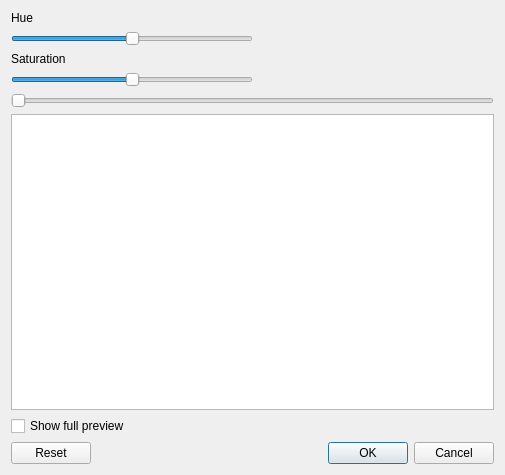
<?xml version="1.0" encoding="UTF-8"?>
<ui version="4.0">
 <class>hueDialog</class>
 <widget class="QDialog" name="hueDialog">
  <property name="geometry">
   <rect>
    <x>0</x>
    <y>0</y>
    <width>505</width>
    <height>475</height>
   </rect>
  </property>
  <property name="windowTitle">
   <string>Hue</string>
  </property>
  <layout class="QVBoxLayout" name="mainLayout">
   <item>
    <layout class="QHBoxLayout" name="horizontalLayoutSliders">
     <item>
      <layout class="QVBoxLayout" name="controlPanel">
       <property name="spacing">
        <number>6</number>
       </property>
       <property name="leftMargin">
        <number>0</number>
       </property>
       <property name="topMargin">
        <number>0</number>
       </property>
       <property name="rightMargin">
        <number>0</number>
       </property>
       <property name="bottomMargin">
        <number>0</number>
       </property>
       <item>
        <widget class="QLabel" name="labelHue">
         <property name="text">
          <string>Hue</string>
         </property>
        </widget>
       </item>
       <item>
        <widget class="ADM_SliderIndicator" name="horizontalSliderHue">
         <property name="minimum">
          <number>-90</number>
         </property>
         <property name="maximum">
          <number>90</number>
         </property>
         <property name="orientation">
          <enum>Qt::Horizontal</enum>
         </property>
        </widget>
       </item>
       <item>
        <widget class="QLabel" name="labelSaturation">
         <property name="text">
          <string>Saturation</string>
         </property>
        </widget>
       </item>
       <item>
        <widget class="ADM_SliderIndicator" name="horizontalSliderSaturation">
         <property name="minimum">
          <number>-100</number>
         </property>
         <property name="maximum">
          <number>100</number>
         </property>
         <property name="orientation">
          <enum>Qt::Horizontal</enum>
         </property>
        </widget>
       </item>
      </layout>
     </item>
     <item>
      <spacer name="panelSpacer">
       <property name="orientation">
        <enum>Qt::Horizontal</enum>
       </property>
       <property name="sizeHint" stdset="0">
        <size>
         <width>40</width>
         <height>20</height>
        </size>
       </property>
      </spacer>
     </item>
    </layout>
   </item>
   <item>
    <layout class="QHBoxLayout" name="toolboxLayout"/>
   </item>
   <item>
    <widget class="ADM_QSlider" name="horizontalSlider">
     <property name="orientation">
      <enum>Qt::Horizontal</enum>
     </property>
    </widget>
   </item>
   <item>
    <widget class="QGraphicsView" name="graphicsView">
     <property name="focusPolicy">
      <enum>Qt::NoFocus</enum>
     </property>
    </widget>
   </item>
   <item>
    <widget class="QCheckBox" name="checkBoxFullPreview">
     <property name="text">
      <string>Show full preview</string>
     </property>
    </widget>
   </item>
   <item>
    <widget class="QDialogButtonBox" name="buttonBox">
     <property name="orientation">
      <enum>Qt::Horizontal</enum>
     </property>
     <property name="standardButtons">
      <set>QDialogButtonBox::Cancel|QDialogButtonBox::Ok|QDialogButtonBox::Reset</set>
     </property>
    </widget>
   </item>
  </layout>
 </widget>
 <customwidgets>
  <customwidget>
   <class>ADM_QSlider</class>
   <extends>QSlider</extends>
   <header>ADM_toolkitQt.h</header>
  </customwidget>
  <customwidget>
   <class>ADM_SliderIndicator</class>
   <extends>QSlider</extends>
   <header>ADM_toolkitQt.h</header>
  </customwidget>
 </customwidgets>
 <resources/>
 <connections>
  <connection>
   <sender>buttonBox</sender>
   <signal>accepted()</signal>
   <receiver>hueDialog</receiver>
   <slot>accept()</slot>
   <hints>
    <hint type="sourcelabel">
     <x>248</x>
     <y>254</y>
    </hint>
    <hint type="destinationlabel">
     <x>157</x>
     <y>274</y>
    </hint>
   </hints>
  </connection>
  <connection>
   <sender>buttonBox</sender>
   <signal>rejected()</signal>
   <receiver>hueDialog</receiver>
   <slot>reject()</slot>
   <hints>
    <hint type="sourcelabel">
     <x>316</x>
     <y>260</y>
    </hint>
    <hint type="destinationlabel">
     <x>286</x>
     <y>274</y>
    </hint>
   </hints>
  </connection>
 </connections>
</ui>
